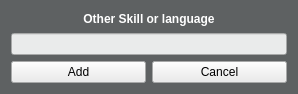
<?xml version="1.0" encoding="UTF-8"?>
<ui version="4.0">
 <class>other_skills_form</class>
 <widget class="QWidget" name="other_skills_form">
  <property name="geometry">
   <rect>
    <x>0</x>
    <y>0</y>
    <width>298</width>
    <height>94</height>
   </rect>
  </property>
  <property name="palette">
   <palette>
    <active>
     <colorrole role="WindowText">
      <brush brushstyle="SolidPattern">
       <color alpha="255">
        <red>255</red>
        <green>255</green>
        <blue>255</blue>
       </color>
      </brush>
     </colorrole>
     <colorrole role="Button">
      <brush brushstyle="SolidPattern">
       <color alpha="255">
        <red>94</red>
        <green>97</green>
        <blue>98</blue>
       </color>
      </brush>
     </colorrole>
     <colorrole role="Light">
      <brush brushstyle="SolidPattern">
       <color alpha="255">
        <red>141</red>
        <green>146</green>
        <blue>147</blue>
       </color>
      </brush>
     </colorrole>
     <colorrole role="Midlight">
      <brush brushstyle="SolidPattern">
       <color alpha="255">
        <red>117</red>
        <green>121</green>
        <blue>122</blue>
       </color>
      </brush>
     </colorrole>
     <colorrole role="Dark">
      <brush brushstyle="SolidPattern">
       <color alpha="255">
        <red>47</red>
        <green>48</green>
        <blue>49</blue>
       </color>
      </brush>
     </colorrole>
     <colorrole role="Mid">
      <brush brushstyle="SolidPattern">
       <color alpha="255">
        <red>62</red>
        <green>64</green>
        <blue>65</blue>
       </color>
      </brush>
     </colorrole>
     <colorrole role="Text">
      <brush brushstyle="SolidPattern">
       <color alpha="255">
        <red>255</red>
        <green>255</green>
        <blue>255</blue>
       </color>
      </brush>
     </colorrole>
     <colorrole role="BrightText">
      <brush brushstyle="SolidPattern">
       <color alpha="255">
        <red>255</red>
        <green>255</green>
        <blue>255</blue>
       </color>
      </brush>
     </colorrole>
     <colorrole role="ButtonText">
      <brush brushstyle="SolidPattern">
       <color alpha="255">
        <red>255</red>
        <green>255</green>
        <blue>255</blue>
       </color>
      </brush>
     </colorrole>
     <colorrole role="Base">
      <brush brushstyle="SolidPattern">
       <color alpha="255">
        <red>0</red>
        <green>0</green>
        <blue>0</blue>
       </color>
      </brush>
     </colorrole>
     <colorrole role="Window">
      <brush brushstyle="SolidPattern">
       <color alpha="255">
        <red>94</red>
        <green>97</green>
        <blue>98</blue>
       </color>
      </brush>
     </colorrole>
     <colorrole role="Shadow">
      <brush brushstyle="SolidPattern">
       <color alpha="255">
        <red>0</red>
        <green>0</green>
        <blue>0</blue>
       </color>
      </brush>
     </colorrole>
     <colorrole role="AlternateBase">
      <brush brushstyle="SolidPattern">
       <color alpha="255">
        <red>47</red>
        <green>48</green>
        <blue>49</blue>
       </color>
      </brush>
     </colorrole>
     <colorrole role="ToolTipBase">
      <brush brushstyle="SolidPattern">
       <color alpha="255">
        <red>255</red>
        <green>255</green>
        <blue>220</blue>
       </color>
      </brush>
     </colorrole>
     <colorrole role="ToolTipText">
      <brush brushstyle="SolidPattern">
       <color alpha="255">
        <red>0</red>
        <green>0</green>
        <blue>0</blue>
       </color>
      </brush>
     </colorrole>
     <colorrole role="PlaceholderText">
      <brush brushstyle="SolidPattern">
       <color alpha="128">
        <red>255</red>
        <green>255</green>
        <blue>255</blue>
       </color>
      </brush>
     </colorrole>
    </active>
    <inactive>
     <colorrole role="WindowText">
      <brush brushstyle="SolidPattern">
       <color alpha="255">
        <red>255</red>
        <green>255</green>
        <blue>255</blue>
       </color>
      </brush>
     </colorrole>
     <colorrole role="Button">
      <brush brushstyle="SolidPattern">
       <color alpha="255">
        <red>94</red>
        <green>97</green>
        <blue>98</blue>
       </color>
      </brush>
     </colorrole>
     <colorrole role="Light">
      <brush brushstyle="SolidPattern">
       <color alpha="255">
        <red>141</red>
        <green>146</green>
        <blue>147</blue>
       </color>
      </brush>
     </colorrole>
     <colorrole role="Midlight">
      <brush brushstyle="SolidPattern">
       <color alpha="255">
        <red>117</red>
        <green>121</green>
        <blue>122</blue>
       </color>
      </brush>
     </colorrole>
     <colorrole role="Dark">
      <brush brushstyle="SolidPattern">
       <color alpha="255">
        <red>47</red>
        <green>48</green>
        <blue>49</blue>
       </color>
      </brush>
     </colorrole>
     <colorrole role="Mid">
      <brush brushstyle="SolidPattern">
       <color alpha="255">
        <red>62</red>
        <green>64</green>
        <blue>65</blue>
       </color>
      </brush>
     </colorrole>
     <colorrole role="Text">
      <brush brushstyle="SolidPattern">
       <color alpha="255">
        <red>255</red>
        <green>255</green>
        <blue>255</blue>
       </color>
      </brush>
     </colorrole>
     <colorrole role="BrightText">
      <brush brushstyle="SolidPattern">
       <color alpha="255">
        <red>255</red>
        <green>255</green>
        <blue>255</blue>
       </color>
      </brush>
     </colorrole>
     <colorrole role="ButtonText">
      <brush brushstyle="SolidPattern">
       <color alpha="255">
        <red>255</red>
        <green>255</green>
        <blue>255</blue>
       </color>
      </brush>
     </colorrole>
     <colorrole role="Base">
      <brush brushstyle="SolidPattern">
       <color alpha="255">
        <red>0</red>
        <green>0</green>
        <blue>0</blue>
       </color>
      </brush>
     </colorrole>
     <colorrole role="Window">
      <brush brushstyle="SolidPattern">
       <color alpha="255">
        <red>94</red>
        <green>97</green>
        <blue>98</blue>
       </color>
      </brush>
     </colorrole>
     <colorrole role="Shadow">
      <brush brushstyle="SolidPattern">
       <color alpha="255">
        <red>0</red>
        <green>0</green>
        <blue>0</blue>
       </color>
      </brush>
     </colorrole>
     <colorrole role="AlternateBase">
      <brush brushstyle="SolidPattern">
       <color alpha="255">
        <red>47</red>
        <green>48</green>
        <blue>49</blue>
       </color>
      </brush>
     </colorrole>
     <colorrole role="ToolTipBase">
      <brush brushstyle="SolidPattern">
       <color alpha="255">
        <red>255</red>
        <green>255</green>
        <blue>220</blue>
       </color>
      </brush>
     </colorrole>
     <colorrole role="ToolTipText">
      <brush brushstyle="SolidPattern">
       <color alpha="255">
        <red>0</red>
        <green>0</green>
        <blue>0</blue>
       </color>
      </brush>
     </colorrole>
     <colorrole role="PlaceholderText">
      <brush brushstyle="SolidPattern">
       <color alpha="128">
        <red>255</red>
        <green>255</green>
        <blue>255</blue>
       </color>
      </brush>
     </colorrole>
    </inactive>
    <disabled>
     <colorrole role="WindowText">
      <brush brushstyle="SolidPattern">
       <color alpha="255">
        <red>47</red>
        <green>48</green>
        <blue>49</blue>
       </color>
      </brush>
     </colorrole>
     <colorrole role="Button">
      <brush brushstyle="SolidPattern">
       <color alpha="255">
        <red>94</red>
        <green>97</green>
        <blue>98</blue>
       </color>
      </brush>
     </colorrole>
     <colorrole role="Light">
      <brush brushstyle="SolidPattern">
       <color alpha="255">
        <red>141</red>
        <green>146</green>
        <blue>147</blue>
       </color>
      </brush>
     </colorrole>
     <colorrole role="Midlight">
      <brush brushstyle="SolidPattern">
       <color alpha="255">
        <red>117</red>
        <green>121</green>
        <blue>122</blue>
       </color>
      </brush>
     </colorrole>
     <colorrole role="Dark">
      <brush brushstyle="SolidPattern">
       <color alpha="255">
        <red>47</red>
        <green>48</green>
        <blue>49</blue>
       </color>
      </brush>
     </colorrole>
     <colorrole role="Mid">
      <brush brushstyle="SolidPattern">
       <color alpha="255">
        <red>62</red>
        <green>64</green>
        <blue>65</blue>
       </color>
      </brush>
     </colorrole>
     <colorrole role="Text">
      <brush brushstyle="SolidPattern">
       <color alpha="255">
        <red>47</red>
        <green>48</green>
        <blue>49</blue>
       </color>
      </brush>
     </colorrole>
     <colorrole role="BrightText">
      <brush brushstyle="SolidPattern">
       <color alpha="255">
        <red>255</red>
        <green>255</green>
        <blue>255</blue>
       </color>
      </brush>
     </colorrole>
     <colorrole role="ButtonText">
      <brush brushstyle="SolidPattern">
       <color alpha="255">
        <red>47</red>
        <green>48</green>
        <blue>49</blue>
       </color>
      </brush>
     </colorrole>
     <colorrole role="Base">
      <brush brushstyle="SolidPattern">
       <color alpha="255">
        <red>94</red>
        <green>97</green>
        <blue>98</blue>
       </color>
      </brush>
     </colorrole>
     <colorrole role="Window">
      <brush brushstyle="SolidPattern">
       <color alpha="255">
        <red>94</red>
        <green>97</green>
        <blue>98</blue>
       </color>
      </brush>
     </colorrole>
     <colorrole role="Shadow">
      <brush brushstyle="SolidPattern">
       <color alpha="255">
        <red>0</red>
        <green>0</green>
        <blue>0</blue>
       </color>
      </brush>
     </colorrole>
     <colorrole role="AlternateBase">
      <brush brushstyle="SolidPattern">
       <color alpha="255">
        <red>94</red>
        <green>97</green>
        <blue>98</blue>
       </color>
      </brush>
     </colorrole>
     <colorrole role="ToolTipBase">
      <brush brushstyle="SolidPattern">
       <color alpha="255">
        <red>255</red>
        <green>255</green>
        <blue>220</blue>
       </color>
      </brush>
     </colorrole>
     <colorrole role="ToolTipText">
      <brush brushstyle="SolidPattern">
       <color alpha="255">
        <red>0</red>
        <green>0</green>
        <blue>0</blue>
       </color>
      </brush>
     </colorrole>
     <colorrole role="PlaceholderText">
      <brush brushstyle="SolidPattern">
       <color alpha="128">
        <red>255</red>
        <green>255</green>
        <blue>255</blue>
       </color>
      </brush>
     </colorrole>
    </disabled>
   </palette>
  </property>
  <property name="windowTitle">
   <string>Form</string>
  </property>
  <layout class="QGridLayout" name="gridLayout">
   <item row="0" column="0" colspan="2">
    <widget class="QLabel" name="label">
     <property name="font">
      <font>
       <weight>75</weight>
       <bold>true</bold>
      </font>
     </property>
     <property name="text">
      <string>Other Skill or language</string>
     </property>
     <property name="alignment">
      <set>Qt::AlignCenter</set>
     </property>
    </widget>
   </item>
   <item row="1" column="0" colspan="2">
    <widget class="QLineEdit" name="other_skills_input">
     <property name="styleSheet">
      <string notr="true">background-color:#eaebeb; color:black;</string>
     </property>
    </widget>
   </item>
   <item row="2" column="0">
    <widget class="QPushButton" name="add_button">
     <property name="styleSheet">
      <string notr="true">background-color:#eaebeb; color:black;</string>
     </property>
     <property name="text">
      <string>Add</string>
     </property>
    </widget>
   </item>
   <item row="2" column="1">
    <widget class="QPushButton" name="cancel_button">
     <property name="styleSheet">
      <string notr="true">background-color:#eaebeb; color:black;</string>
     </property>
     <property name="text">
      <string>Cancel</string>
     </property>
    </widget>
   </item>
  </layout>
 </widget>
 <resources/>
 <connections/>
</ui>
